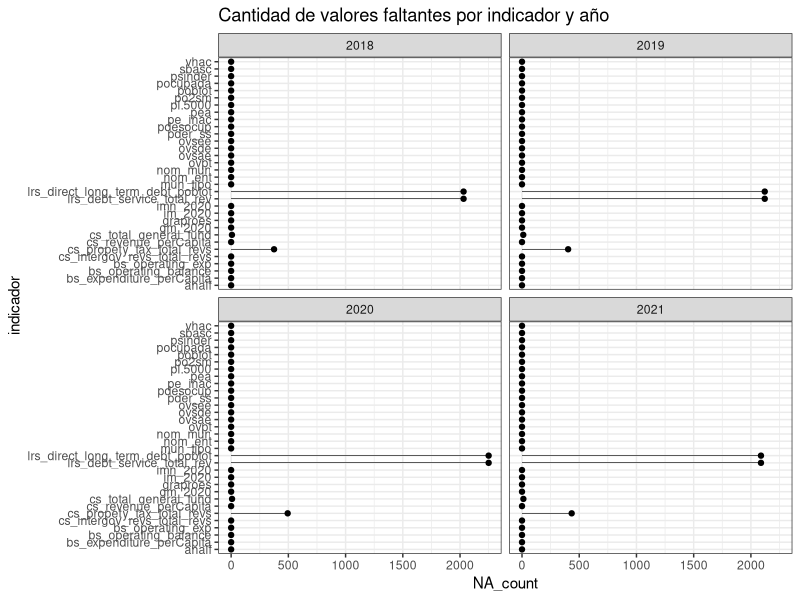

The R source for this figure: (Note: this script raises an error after producing the figure.)
## ---- chunk 1
knitr::opts_chunk$set(echo = FALSE, message = FALSE, warning = FALSE)
options(scipen = 99999)

# Librerias
library(tidyverse)
library(kableExtra)

# Lectura 
indicadores_fs <- read_csv(here::here("./data/3_final/indicadores_fs.csv"))
## ---- chunk 2
#| label: tbl-head
#| tbl-cap: "Conjunto de datos de los indicadores"

head(indicadores_fs) %>%
  kable() %>%
  kable_styling(position = "center", latex_options = c("HOLD_position", "scale_down"))
## ---- chunk 3
# Cantidad de NAs por indicador
indicadores_fs %>%
  select(-mun_inegi) %>%
  group_by(anio) %>%
  summarise(across(everything(), ~ sum(is.na(.x)))) %>%
  pivot_longer(names_to = "indicador", values_to = "NA_count", cols = -c(anio)) %>%
  ggplot(aes(NA_count, indicador)) +
  geom_col(width = 0.1) +
  geom_point() + 
  facet_wrap(~anio) +
  labs(title = "Cantidad de valores faltantes por indicador y año") +
  theme_bw()
## ---- chunk 4
#| label: tbl-desc
#| tbl-cap: Estadística descriptiva de los indicadores
indicadores_fs %>%
  select(-mun_inegi) %>%
  pivot_longer(names_to = "indicador", values_to = "valor", cols = -anio) %>%
  group_by(anio, indicador) %>%
  summarise(min = min(valor, na.rm = TRUE),  
            media = mean(valor, na.rm = TRUE),
            max = max(valor, na.rm = TRUE),
            sd = sd(valor, na.rm = TRUE)) %>%
  kable() %>%
  kable_styling(position = "center", latex_options = c("HOLD_position", "scale_down"))
